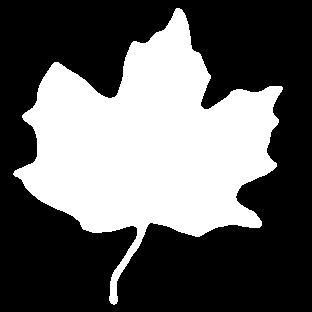
#> input picture lab7/task2/mapleleaf.tif, 312 x 312 px
$ python task2.py
#> lines starting #> are read from the running program, lines starting #| are printed output that depends on the picture; after the words box and inside, x2 and y2 are one past the last pixel; in counts of white or black regions, pixels touching at a corner belong together
import cv2
from matplotlib import pyplot as plt

plt.rcParams['font.sans-serif']=['SimHei'] #用来正常显示中文标签
plt.rcParams['axes.unicode_minus']=False #用来正常显示负

img = cv2.imread(r'./mapleleaf.tif',0)
#> img: shape (312, 312); 38.2% white; 1 white region, box (x1, y1, x2, y2) and area: (13, 8, 283, 305) 37215
_, img_binary = cv2.threshold(img, 128, 255, cv2.THRESH_BINARY + cv2.THRESH_OTSU)
plt.figure(figsize=(12,6))
plt.subplot(141)
plt.axis("off")
plt.imshow(img_binary,cmap="gray")
i=1
for kernelSize in [3,9,15]:
    kernel = cv2.getStructuringElement(cv2.MORPH_RECT,(kernelSize,kernelSize))
    img_result = cv2.morphologyEx(img_binary, cv2.MORPH_GRADIENT, kernel)
    i+=1
    plt.subplot(1,4,i)
    plt.axis("off")
    plt.imshow(img_result,cmap="gray")
#> this loop made 3 passes
#> pass 1, `img_result = cv2.morphologyEx(img_binary, cv2.MORPH_GRADIENT, kernel)`:
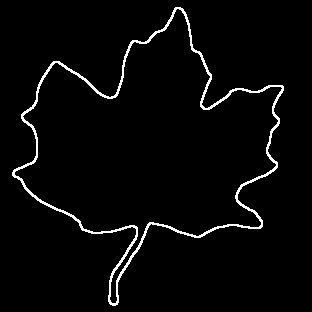
#> img_result: shape (312, 312); 3.1% white in thin lines or dots, all inside (x1, y1, x2, y2) = (12, 7, 284, 306)
#> pass 2, `img_result = cv2.morphologyEx(img_binary, cv2.MORPH_GRADIENT, kernel)`:
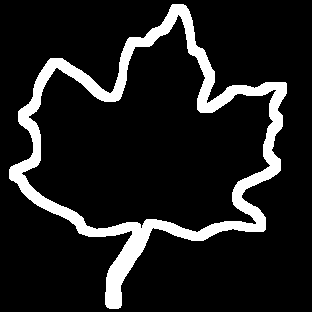
#> img_result: shape (312, 312); 12% white; 1 white region, box (x1, y1, x2, y2) and area: (9, 4, 287, 309) 11677
#> pass 3, `img_result = cv2.morphologyEx(img_binary, cv2.MORPH_GRADIENT, kernel)`:
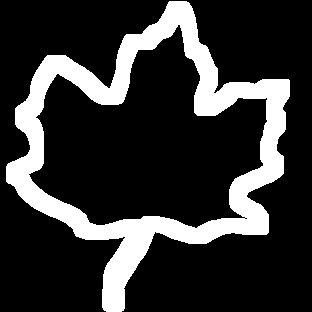
#> img_result: shape (312, 312); 20.1% white; 1 white region, box (x1, y1, x2, y2) and area: (6, 1, 290, 312) 19606
#> after the loop, i = 4
plt.savefig('result2.jpg')
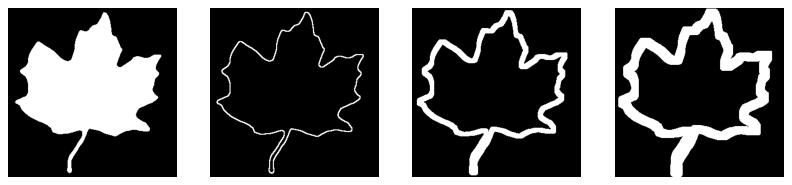
#> figure drawn by matplotlib, 4 panels
plt.show()
